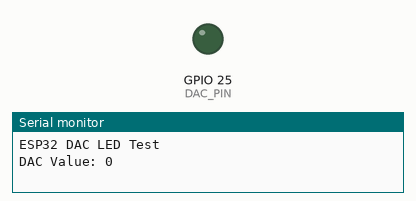
Bench run of a program on a simulated ESP32. On the bench: output pins drawn as LEDs (lit = HIGH), the last lines printed to the serial monitor.

Above: at 0.05 s.
At 2.5 s:
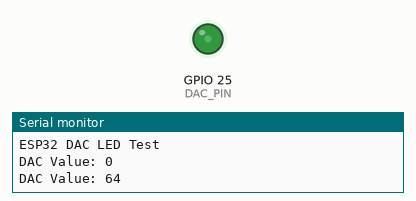
At 5.0 s:
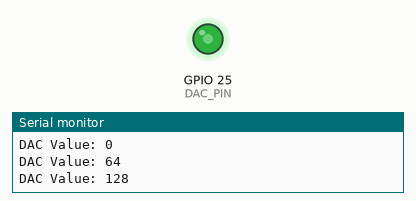
At 10.0 s:
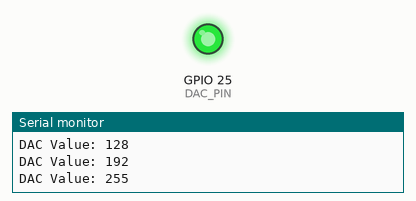
Timing chart, 0 to 13.0 s (numbered marks = the images above):
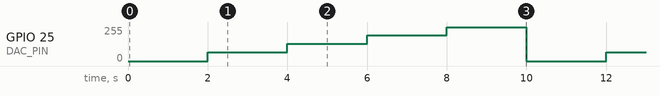

The program:

main.cpp
```cpp
#include <Arduino.h>

#define DAC_PIN 25

void setup()
{
    Serial.begin(115200);
    Serial.println("ESP32 DAC LED Test");
}

void loop()
{
    int values[] = {0, 64, 128, 192, 255};

    for (int i = 0; i < 5; i++)
    {
        dacWrite(DAC_PIN, values[i]);

        Serial.print("DAC Value: ");
        Serial.println(values[i]);

        delay(2000);
    }
}
```

Measured:
- by itself, GPIO 25 (DAC_PIN): repeats every 10.0 s: 128/255 2.0 s, 192/255 2.0 s, 255/255 2.0 s, 0/255 2.0 s, 64/255 2.0 s
